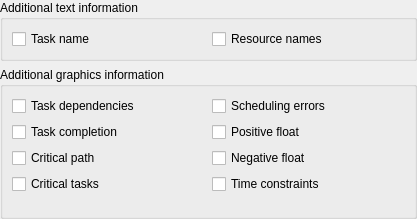
<?xml version="1.0" encoding="UTF-8"?>
<ui version="4.0">
 <class>KPlato::GanttChartDisplayOptions</class>
 <widget class="QWidget" name="KPlato::GanttChartDisplayOptions">
  <property name="geometry">
   <rect>
    <x>0</x>
    <y>0</y>
    <width>417</width>
    <height>219</height>
   </rect>
  </property>
  <property name="toolTip">
   <string/>
  </property>
  <layout class="QGridLayout" name="gridLayout_3">
   <property name="margin">
    <number>0</number>
   </property>
   <item row="0" column="0">
    <widget class="QGroupBox" name="groupBox">
     <property name="title">
      <string>Additional text information</string>
     </property>
     <layout class="QGridLayout" name="gridLayout_2">
      <item row="0" column="0">
       <widget class="QCheckBox" name="ui_showTaskName">
        <property name="text">
         <string>Task name</string>
        </property>
       </widget>
      </item>
      <item row="0" column="1">
       <widget class="QCheckBox" name="ui_showResourceNames">
        <property name="text">
         <string>Resource names</string>
        </property>
       </widget>
      </item>
     </layout>
    </widget>
   </item>
   <item row="1" column="0">
    <widget class="QGroupBox" name="groupBox_2">
     <property name="title">
      <string>Additional graphics information</string>
     </property>
     <property name="flat">
      <bool>false</bool>
     </property>
     <layout class="QGridLayout" name="gridLayout">
      <item row="0" column="0">
       <widget class="QCheckBox" name="ui_showDependencies">
        <property name="text">
         <string>Task dependencies</string>
        </property>
       </widget>
      </item>
      <item row="1" column="0">
       <widget class="QCheckBox" name="ui_showCompletion">
        <property name="text">
         <string>Task completion</string>
        </property>
       </widget>
      </item>
      <item row="3" column="1">
       <widget class="QCheckBox" name="ui_showTimeConstraint">
        <property name="text">
         <string>Time constraints</string>
        </property>
       </widget>
      </item>
      <item row="7" column="0" colspan="2">
       <spacer name="verticalSpacer">
        <property name="orientation">
         <enum>Qt::Vertical</enum>
        </property>
        <property name="sizeHint" stdset="0">
         <size>
          <width>20</width>
          <height>40</height>
         </size>
        </property>
       </spacer>
      </item>
      <item row="0" column="1">
       <widget class="QCheckBox" name="ui_showSchedulingError">
        <property name="text">
         <string>Scheduling errors</string>
        </property>
       </widget>
      </item>
      <item row="1" column="1">
       <widget class="QCheckBox" name="ui_showPositiveFloat">
        <property name="text">
         <string>Positive float</string>
        </property>
       </widget>
      </item>
      <item row="2" column="1">
       <widget class="QCheckBox" name="ui_showNegativeFloat">
        <property name="text">
         <string>Negative float</string>
        </property>
       </widget>
      </item>
      <item row="2" column="0">
       <widget class="QCheckBox" name="ui_showCriticalPath">
        <property name="text">
         <string>Critical path</string>
        </property>
       </widget>
      </item>
      <item row="3" column="0">
       <widget class="QCheckBox" name="ui_showCriticalTasks">
        <property name="text">
         <string>Critical tasks</string>
        </property>
       </widget>
      </item>
     </layout>
    </widget>
   </item>
  </layout>
 </widget>
 <resources/>
 <connections/>
</ui>
